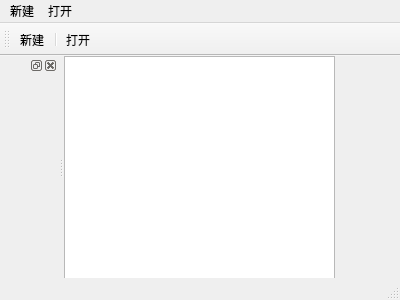
<?xml version="1.0" encoding="UTF-8"?>
<ui version="4.0">
 <class>MainWindow</class>
 <widget class="QMainWindow" name="MainWindow">
  <property name="geometry">
   <rect>
    <x>0</x>
    <y>0</y>
    <width>400</width>
    <height>300</height>
   </rect>
  </property>
  <property name="windowTitle">
   <string>MainWindow</string>
  </property>
  <widget class="QWidget" name="centralWidget">
   <widget class="QTextEdit" name="textEdit">
    <property name="geometry">
     <rect>
      <x>0</x>
      <y>0</y>
      <width>271</width>
      <height>251</height>
     </rect>
    </property>
   </widget>
  </widget>
  <widget class="QMenuBar" name="menuBar">
   <property name="geometry">
    <rect>
     <x>0</x>
     <y>0</y>
     <width>400</width>
     <height>26</height>
    </rect>
   </property>
   <widget class="QMenu" name="menu">
    <property name="title">
     <string>打开</string>
    </property>
   </widget>
   <widget class="QMenu" name="menu_2">
    <property name="title">
     <string>新建</string>
    </property>
    <addaction name="actionnew"/>
    <addaction name="separator"/>
    <addaction name="actionopen"/>
   </widget>
   <addaction name="menu_2"/>
   <addaction name="menu"/>
  </widget>
  <widget class="QToolBar" name="mainToolBar">
   <attribute name="toolBarArea">
    <enum>TopToolBarArea</enum>
   </attribute>
   <attribute name="toolBarBreak">
    <bool>false</bool>
   </attribute>
   <addaction name="actionnew"/>
   <addaction name="separator"/>
   <addaction name="actionopen"/>
  </widget>
  <widget class="QStatusBar" name="statusBar"/>
  <widget class="QDockWidget" name="dockWidget">
   <property name="floating">
    <bool>false</bool>
   </property>
   <attribute name="dockWidgetArea">
    <number>1</number>
   </attribute>
   <widget class="QWidget" name="dockWidgetContents"/>
  </widget>
  <action name="actionnew">
   <property name="text">
    <string>新建</string>
   </property>
  </action>
  <action name="actionopen">
   <property name="text">
    <string>打开</string>
   </property>
  </action>
 </widget>
 <layoutdefault spacing="6" margin="11"/>
 <resources/>
 <connections/>
</ui>
